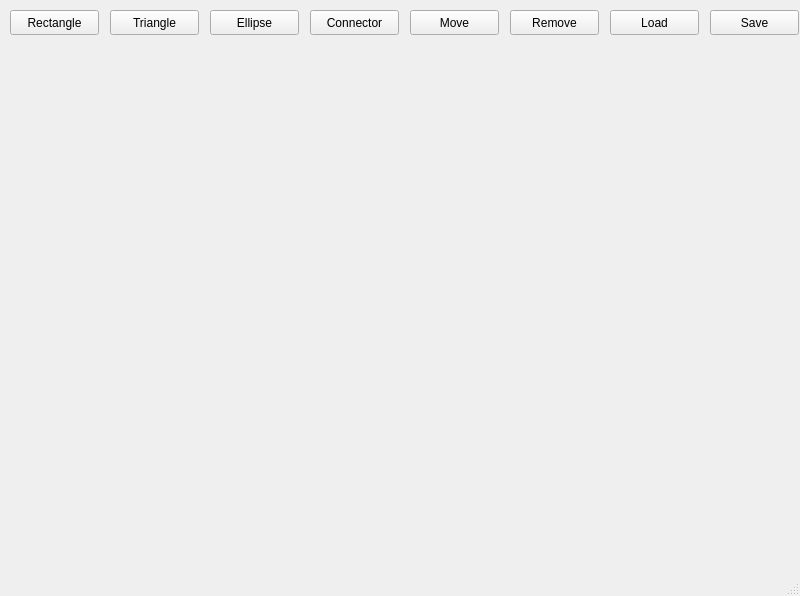
<?xml version="1.0" encoding="UTF-8"?>
<ui version="4.0">
 <class>MainWindow</class>
 <widget class="QMainWindow" name="MainWindow">
  <property name="geometry">
   <rect>
    <x>0</x>
    <y>0</y>
    <width>800</width>
    <height>596</height>
   </rect>
  </property>
  <property name="windowTitle">
   <string>Painter</string>
  </property>
  <widget class="QWidget" name="centralwidget">
   <widget class="QWidget" name="gridLayoutWidget">
    <property name="geometry">
     <rect>
      <x>9</x>
      <y>49</y>
      <width>781</width>
      <height>501</height>
     </rect>
    </property>
    <layout class="QGridLayout" name="gridLayout"/>
   </widget>
   <widget class="QPushButton" name="rectangleButton">
    <property name="geometry">
     <rect>
      <x>10</x>
      <y>10</y>
      <width>89</width>
      <height>25</height>
     </rect>
    </property>
    <property name="text">
     <string>Rectangle</string>
    </property>
   </widget>
   <widget class="QPushButton" name="triangleButton">
    <property name="geometry">
     <rect>
      <x>110</x>
      <y>10</y>
      <width>89</width>
      <height>25</height>
     </rect>
    </property>
    <property name="text">
     <string>Triangle</string>
    </property>
   </widget>
   <widget class="QPushButton" name="ellipseButton">
    <property name="geometry">
     <rect>
      <x>210</x>
      <y>10</y>
      <width>89</width>
      <height>25</height>
     </rect>
    </property>
    <property name="text">
     <string>Ellipse</string>
    </property>
   </widget>
   <widget class="QPushButton" name="connectorButton">
    <property name="geometry">
     <rect>
      <x>310</x>
      <y>10</y>
      <width>89</width>
      <height>25</height>
     </rect>
    </property>
    <property name="text">
     <string>Connector</string>
    </property>
   </widget>
   <widget class="QPushButton" name="moveButton">
    <property name="geometry">
     <rect>
      <x>410</x>
      <y>10</y>
      <width>89</width>
      <height>25</height>
     </rect>
    </property>
    <property name="text">
     <string>Move</string>
    </property>
   </widget>
   <widget class="QPushButton" name="removeButton">
    <property name="geometry">
     <rect>
      <x>510</x>
      <y>10</y>
      <width>89</width>
      <height>25</height>
     </rect>
    </property>
    <property name="text">
     <string>Remove</string>
    </property>
   </widget>
   <widget class="QPushButton" name="loadButton">
    <property name="geometry">
     <rect>
      <x>610</x>
      <y>10</y>
      <width>89</width>
      <height>25</height>
     </rect>
    </property>
    <property name="text">
     <string>Load</string>
    </property>
   </widget>
   <widget class="QPushButton" name="saveButton">
    <property name="geometry">
     <rect>
      <x>710</x>
      <y>10</y>
      <width>89</width>
      <height>25</height>
     </rect>
    </property>
    <property name="text">
     <string>Save</string>
    </property>
   </widget>
  </widget>
  <widget class="QMenuBar" name="menubar">
   <property name="geometry">
    <rect>
     <x>0</x>
     <y>0</y>
     <width>800</width>
     <height>22</height>
    </rect>
   </property>
  </widget>
  <widget class="QStatusBar" name="statusbar"/>
 </widget>
 <resources/>
 <connections/>
</ui>
